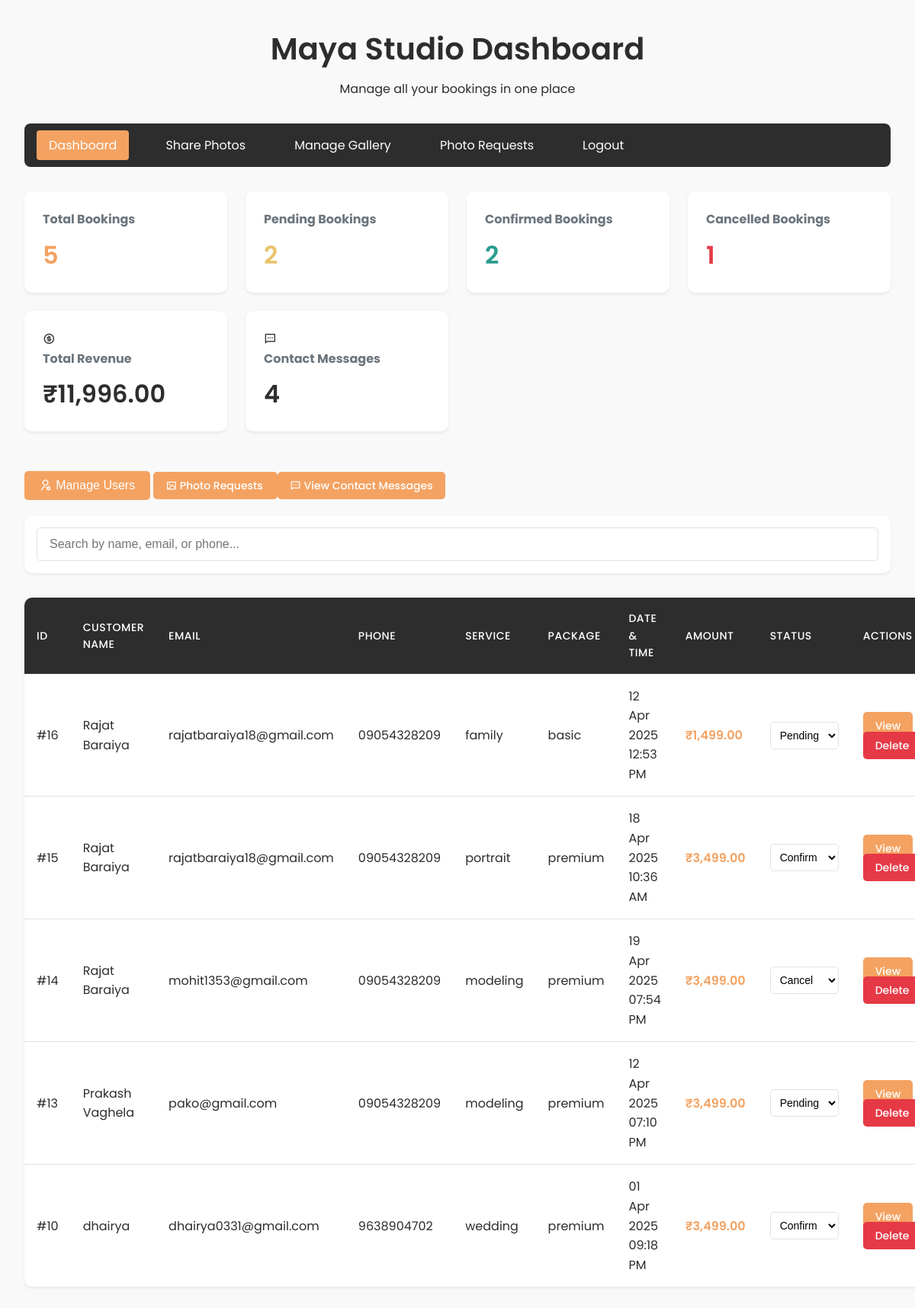
Screenshot of /admin/dashboard.php (signed in) with the database file from the repository.
### tables this page shows
CREATE TABLE `bookings` (
  `id` int(11) NOT NULL,
  `user_id` int(11) NOT NULL,
  `full_name` varchar(255) NOT NULL,
  `email` varchar(255) NOT NULL,
  `phone` varchar(20) NOT NULL,
  `preferred_date` date NOT NULL,
  `preferred_time` time NOT NULL,
  `service` varchar(100) NOT NULL,
  `package` varchar(50) NOT NULL,
  `amount` decimal(10,2) NOT NULL,
  `status` enum('pending','confirmed','cancelled') DEFAULT 'pending',
  `created_at` timestamp NOT NULL DEFAULT current_timestamp(),
  `is_refunded` tinyint(1) DEFAULT 0
);

### admin/dashboard.php (the view, shortened to what this page needs)
<?php
include("../../login system with avatar/config.php");
$bookings = [];
$stats = [
    'total' => 0,
    'pending' => 0,
    'confirmed' => 0,
    'cancelled' => 0,
    'total_amount' => 0,
    'total_users' => 0
];
$sql = "SELECT
            COUNT(*) as total,
            SUM(CASE WHEN status = 'pending' THEN 1 ELSE 0 END) as pending,
            SUM(CASE WHEN status = 'confirmed' THEN 1 ELSE 0 END) as confirmed,
            SUM(CASE WHEN status = 'cancelled' THEN 1 ELSE 0 END) as cancelled,
            SUM(CASE WHEN status != 'cancelled' THEN amount ELSE 0 END) as total_amount
        FROM bookings";
$result = $conn->query($sql);
if ($result && $row = $result->fetch_assoc()) {
    $stats = $row;
}
$user_count = $conn->query("SELECT COUNT(*) as count FROM user_form");
if($user_count) {
    $count = $user_count->fetch_assoc();
    $stats['total_users'] = $count['count'];
}
$sql = "SELECT * FROM bookings ORDER BY created_at DESC";
$result = $conn->query($sql);
if ($result === false) {
    $error = "Error querying database: " . $conn->error;
} else {
    while ($row = $result->fetch_assoc()) {
        $bookings[] = $row;
    }
}
?>
<!DOCTYPE html>
<html lang="en">
<head>
    <link href="https://cdn.jsdelivr.net/npm/remixicon@4.5.0/fonts/remixicon.css" rel="stylesheet"/>
</head>
<body>
    <div class="container">
        <div class="dashboard-header">
            <h1>Maya Studio Dashboard</h1>
            <p>Manage all your bookings in one place</p>
        </div>
        <nav class="admin-nav">
            <ul>
                <li><a href="dashboard.php" class="<?php echo basename($_SERVER['PHP_SELF']) == 'dashboard.php' ? 'active' : ''; ?>">Dashboard</a></li>
                <li><a href="share_photos.php" class="<?php echo basename($_SERVER['PHP_SELF']) == 'share_photos.php' ? 'active' : ''; ?>">Share Photos</a></li>
                <li><a href="gallery.php" class="<?php echo basename($_SERVER['PHP_SELF']) == 'gallery.php' ? 'active' : ''; ?>">Manage Gallery</a></li>
                <li><a href="photo_requests.php" class="<?php echo basename($_SERVER['PHP_SELF']) == 'photo_requests.php' ? 'active' : ''; ?>">Photo Requests</a></li>
                <li><a href="logout.php">Logout</a></li>
            </ul>
        </nav>
        <div class="stats-container">
            <div class="stat-card total">
                <h3>Total Bookings</h3>
                <div class="value"><?php echo $stats['total'] ?? 0; ?></div>
            </div>
            <div class="stat-card pending">
                <h3>Pending Bookings</h3>
                <div class="value"><?php echo $stats['pending'] ?? 0; ?></div>
            </div>
            <div class="stat-card confirmed">
                <h3>Confirmed Bookings</h3>
                <div class="value"><?php echo $stats['confirmed'] ?? 0; ?></div>
            </div>
            <div class="stat-card cancelled">
                <h3>Cancelled Bookings</h3>
                <div class="value"><?php echo $stats['cancelled'] ?? 0; ?></div>
            </div>
            <div class="stat-card">
                <i class="ri-money-dollar-circle-line"></i>
                <h3>Total Revenue</h3>
                <div class="value">₹<?php echo number_format($stats['total_amount'] ?? 0, 2); ?></div>
            </div>
            <div class="stat-card">
                <i class="ri-message-2-line"></i>
                <h3>Contact Messages</h3>
                <div class="value">
                    <?php
                    $contact_count = $conn->query("SELECT COUNT(*) as count FROM contact")->fetch_assoc();
                    echo $contact_count['count'] ?? 0;
                    ?>
                </div>
            </div>
        </div>
        <div class="quick-actions mt-4">
            <button class="manage-users-btn" onclick="openUserManagement()">
                <i class="ri-user-settings-line"></i> Manage Users
            </button>
            <a href="photo_requests.php" class="btn btn-primary me-2">
                <i class="ri-image-line"></i> Photo Requests
            </a>
            <a href="view_contacts.php" class="btn btn-primary">
                <i class="ri-message-2-line"></i> View Contact Messages
            </a>
        </div>
        <div class="search-box">
            <input type="text" id="searchInput" placeholder="Search by name, email, or phone..." onkeyup="searchTable()">
        </div>
        <table class="bookings-table" id="bookingsTable">
            <thead>
                <tr>
                    <th>ID</th>
                    <th>Customer Name</th>
                    <th>Email</th>
                    <th>Phone</th>
                    <th>Service</th>
                    <th>Package</th>
                    <th>Date & Time</th>
                    <th>Amount</th>
                    <th>Status</th>
                    <th>Actions</th>
                </tr>
            </thead>
            <tbody>
                <?php foreach ($bookings as $booking): ?>
                <tr>
                    <td>#<?php echo $booking['id']; ?></td>
                    <td><?php echo $booking['full_name']; ?></td>
                    <td><?php echo $booking['email']; ?></td>
                    <td><?php echo $booking['phone']; ?></td>
                    <td><?php echo $booking['service']; ?></td>
                    <td><?php echo $booking['package']; ?></td>
                    <td>
                        <?php
                        echo date('d M Y', strtotime($booking['preferred_date'])) . '<br>';
                        echo date('h:i A', strtotime($booking['preferred_time']));
                        ?>
                    </td>
                    <td class="amount">₹<?php echo number_format($booking['amount'], 2); ?></td>
                    <td>
                        <form method="post" style="display: inline;">
                            <select name="status" class="status-select" onchange="this.form.submit()">
                                <option value="pending" <?php echo ($booking['status'] ?? 'pending') == 'pending' ? 'selected' : ''; ?>>Pending</option>
                                <option value="confirmed" <?php echo ($booking['status'] ?? '') == 'confirmed' ? 'selected' : ''; ?>>Confirm</option>
                                <option value="cancelled" <?php echo ($booking['status'] ?? '') == 'cancelled' ? 'selected' : ''; ?>>Cancel</option>
                            </select>
                        </form>
                    </td>
                    <td>
                        <a href="#" class="btn btn-primary"
                           onclick="showDetails('<?php
                               echo htmlspecialchars(json_encode([
                                   'name' => $booking['full_name'],
                                   'email' => $booking['email'],
                                   'phone' => $booking['phone'],
                                   'service' => $booking['service'],
                                   'package' => $booking['package'],
                                   'date' => date('d M Y', strtotime($booking['preferred_date'])),
                                   'time' => date('h:i A', strtotime($booking['preferred_time'])),
                                   'amount' => number_format($booking['amount'], 2),
                                   'status' => $booking['status'] ?? 'pending',
                                   'created' => date('d M Y h:i A', strtotime($booking['created_at']))
                               ]), JSON_HEX_APOS | JSON_HEX_QUOT);
                           ?>')">View</a>
                        <a href="?delete=<?php echo $booking['id']; ?>" class="btn btn-danger"
                           onclick="return confirm('Are you sure you want to delete this booking?')">Delete</a>
                    </td>
                </tr>
                <?php endforeach; ?>
            </tbody>
        </table>
    </div>
</body>
</html>

### admin/dashboard.php (style rules this page uses)
:root { --primary: #2d2d2d; --secondary: #4a4a4a; --accent: #f4a261; --light: #f9f9f9; --white: #ffffff; --success: #2a9d8f; --warning: #e9c46a; --danger: #e63946; --gray: #6c757d; --border: #dee2e6; --shadow: 0 0.125rem 0.25rem rgba(0, 0, 0, 0.075); }
* { margin: 0; padding: 0; box-sizing: border-box; }
body { font-family: 'Poppins', sans-serif; background-color: var(--light); color: var(--primary); line-height: 1.6; }
.container { max-width: 1400px; margin: 0 auto; padding: 2rem; }
.dashboard-header { margin-bottom: 2rem; text-align: center; }
.dashboard-header h1 { font-size: 2.5rem; font-weight: 600; color: var(--primary); margin-bottom: 0.5rem; }
.stats-container { display: grid; grid-template-columns: repeat(auto-fit, minmax(240px, 1fr)); gap: 1.5rem; margin-bottom: 2rem; }
.stat-card { background: var(--white); padding: 1.5rem; border-radius: 10px; box-shadow: var(--shadow); transition: transform 0.3s ease; }
.stat-card h3 { font-size: 1rem; color: var(--gray); margin-bottom: 0.5rem; }
.stat-card .value { font-size: 2rem; font-weight: 600; color: var(--primary); }
.stat-card.pending .value { color: var(--warning); }
.stat-card.confirmed .value { color: var(--success); }
.stat-card.cancelled .value { color: var(--danger); }
.stat-card.total .value { color: var(--accent); }
.search-box { background: var(--white); padding: 1rem; border-radius: 10px; box-shadow: var(--shadow); margin-bottom: 2rem; }
.search-box input { width: 100%; padding: 0.75rem 1rem; border: 1px solid var(--border); border-radius: 5px; font-size: 1rem; transition: border-color 0.3s ease; }
.bookings-table { width: 100%; border-collapse: separate; border-spacing: 0; background: var(--white); border-radius: 10px; overflow: hidden; box-shadow: var(--shadow); }
.bookings-table th, .bookings-table td { padding: 1rem; text-align: left; border-bottom: 1px solid var(--border); }
.bookings-table th { background-color: var(--primary); color: var(--white); font-weight: 500; text-transform: uppercase; font-size: 0.875rem; letter-spacing: 0.5px; }
.bookings-table tr:last-child td { border-bottom: none; }
.bookings-table tbody tr { transition: background-color 0.3s ease; }
.amount { font-weight: 600; color: var(--accent); }
.btn { padding: 0.5rem 1rem; border: none; border-radius: 5px; cursor: pointer; font-size: 0.875rem; font-weight: 500; text-decoration: none; transition: all 0.3s ease; }
.btn-primary { background-color: var(--accent); color: var(--white); }
.btn-danger { background-color: var(--danger); color: var(--white); }
.status-select { padding: 0.5rem; border: 1px solid var(--border); border-radius: 5px; font-size: 0.875rem; background-color: var(--white); cursor: pointer; transition: border-color 0.3s ease; }
.admin-nav { background: var(--primary); padding: 1rem; margin-bottom: 2rem; border-radius: 8px; }
.admin-nav ul { list-style: none; display: flex; gap: 2rem; margin: 0; padding: 0; }
.admin-nav a { color: var(--white); text-decoration: none; padding: 0.5rem 1rem; border-radius: 4px; transition: background-color 0.3s; }
.admin-nav a.active { background-color: var(--accent); }
.manage-users-btn { background-color: var(--accent); color: var(--white); border: none; padding: 10px 20px; border-radius: 5px; cursor: pointer; font-size: 1rem; transition: background-color 0.3s; margin: 20px 0; }

### rows the page displays
bookings: id "16", full_name "Rajat Baraiya", email "rajatbaraiya18@gmail.com", phone "09054328209", service "family", package "basic", preferred_date "12 Apr 2025", preferred_time "12:53 PM", amount "1,499.00", status "Pending"
bookings: id "15", full_name "Rajat Baraiya", email "rajatbaraiya18@gmail.com", phone "09054328209", service "portrait", package "premium", preferred_date "18 Apr 2025", preferred_time "10:36 AM", amount "3,499.00", status "Confirm"
bookings: id "14", full_name "Rajat Baraiya", email "mohit1353@gmail.com", phone "09054328209", service "modeling", package "premium", preferred_date "19 Apr 2025", preferred_time "07:54 PM", amount "3,499.00", status "Cancel"
bookings: id "13", full_name "Prakash Vaghela", email "pako@gmail.com", phone "09054328209", service "modeling", package "premium", preferred_date "12 Apr 2025", preferred_time "07:10 PM", amount "3,499.00", status "Pending"
bookings: id "10", full_name "dhairya", email "dhairya0331@gmail.com", phone "9638904702", service "wedding", package "premium", preferred_date "01 Apr 2025", preferred_time "09:18 PM", amount "3,499.00", status "Confirm"

### other values shown
$stats['total'] "5"
$stats['pending'] "2"
$stats['confirmed'] "2"
$stats['cancelled'] "1"
$stats['total_amount'] "11,996.00"
$contact_count['count'] "4"
